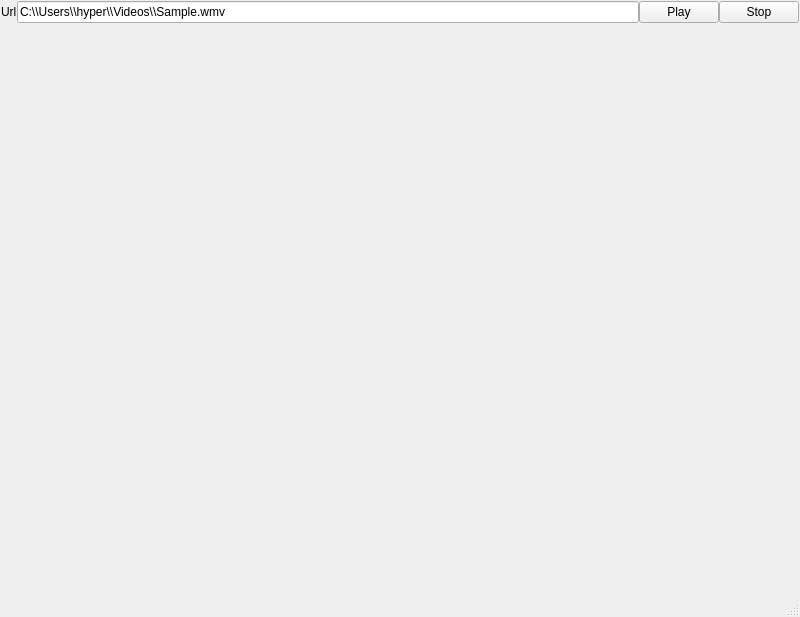
<?xml version="1.0" encoding="UTF-8"?>
<ui version="4.0">
 <class>MainWindow</class>
 <widget class="QMainWindow" name="MainWindow">
  <property name="geometry">
   <rect>
    <x>0</x>
    <y>0</y>
    <width>800</width>
    <height>617</height>
   </rect>
  </property>
  <property name="windowTitle">
   <string>MainWindow</string>
  </property>
  <widget class="QWidget" name="centralwidget">
   <layout class="QGridLayout" name="layoutGWidget">
    <property name="leftMargin">
     <number>1</number>
    </property>
    <property name="topMargin">
     <number>1</number>
    </property>
    <property name="rightMargin">
     <number>1</number>
    </property>
    <property name="bottomMargin">
     <number>1</number>
    </property>
    <property name="spacing">
     <number>0</number>
    </property>
    <item row="0" column="2">
     <widget class="QPushButton" name="btnPlay">
      <property name="text">
       <string>Play</string>
      </property>
     </widget>
    </item>
    <item row="0" column="0">
     <widget class="QLabel" name="labelUrl">
      <property name="text">
       <string>Url</string>
      </property>
     </widget>
    </item>
    <item row="1" column="0" colspan="4">
     <widget class="FFmpegWidget" name="wgtPlayer" native="true"/>
    </item>
    <item row="0" column="3">
     <widget class="QPushButton" name="btnStop">
      <property name="text">
       <string>Stop</string>
      </property>
     </widget>
    </item>
    <item row="0" column="1">
     <widget class="QLineEdit" name="lineUrl">
      <property name="text">
       <string>C:\\Users\\hyper\\Videos\\Sample.wmv</string>
      </property>
     </widget>
    </item>
   </layout>
  </widget>
  <widget class="QStatusBar" name="statusbar"/>
 </widget>
 <customwidgets>
  <customwidget>
   <class>FFmpegWidget</class>
   <extends>QWidget</extends>
   <header>ffmpegwidget.h</header>
   <container>1</container>
  </customwidget>
 </customwidgets>
 <resources/>
 <connections/>
</ui>
